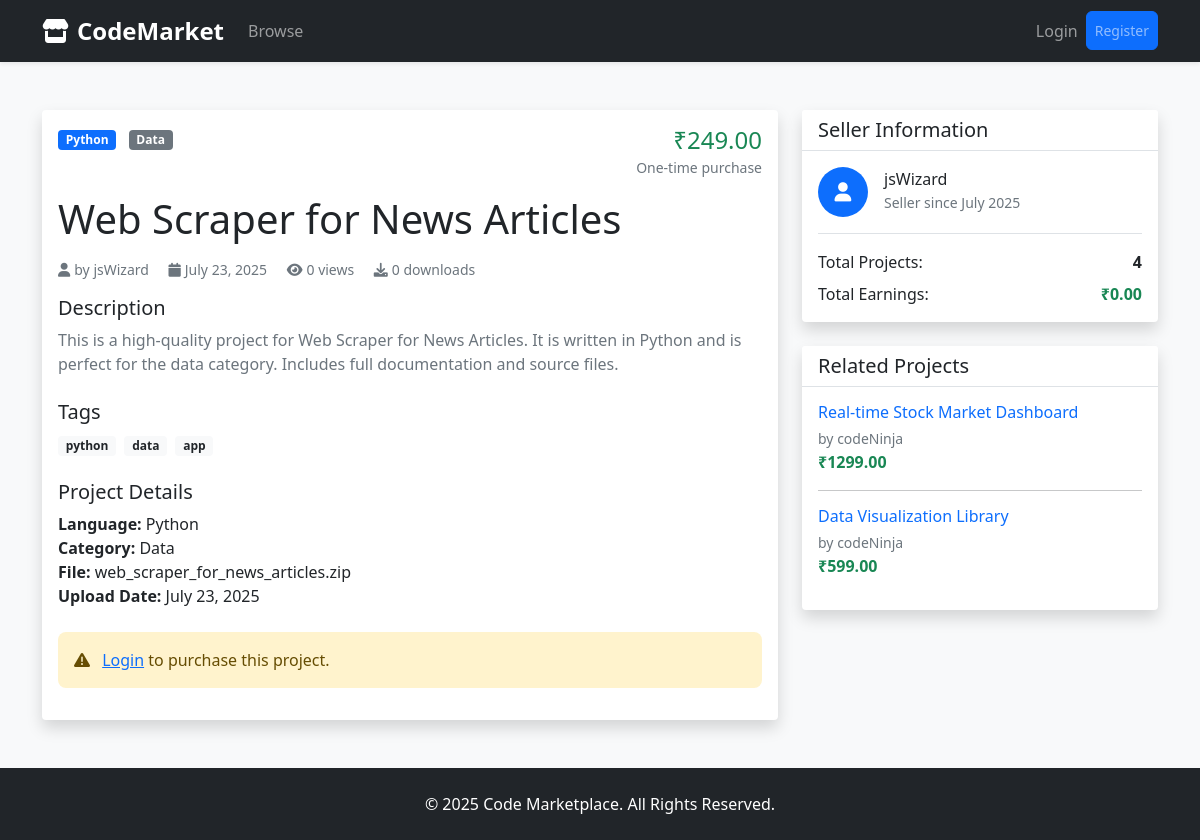
/project/14, run on the app's committed database.
### models.py (models this page shows, shortened)
class Project(db.Model):
    id = db.Column(db.Integer, primary_key=True)
    title = db.Column(db.String(200), nullable=False)
    description = db.Column(db.Text, nullable=False)
    price = db.Column(db.Float, nullable=False)
    language = db.Column(db.String(50), nullable=False)
    category = db.Column(db.String(50), nullable=False)
    tags = db.Column(db.String(500))
    filename = db.Column(db.String(255), nullable=False)
    file_path = db.Column(db.String(500), nullable=False)
    seller_id = db.Column(db.Integer, db.ForeignKey('user.id'), nullable=False)
    created_at = db.Column(db.DateTime, default=datetime.utcnow)
    views = db.Column(db.Integer, default=0)
    is_featured = db.Column(db.Boolean, default=False)
    purchases = db.relationship('Purchase', backref='project', lazy=True)
    reviews = db.relationship('Review', backref='project', lazy=True)
    wishlist_items = db.relationship('Wishlist', backref='project', lazy=True)
    def get_total_earnings(self):
        return sum(purchase.amount for purchase in self.purchases if purchase.status == 'completed')
    def get_download_count(self):
        return len([p for p in self.purchases if p.status == 'completed'])
    def get_tags_list(self):
        return [tag.strip() for tag in self.tags.split(',') if tag.strip()] if self.tags else []
    def get_average_rating(self):
        if not self.reviews:
            return 0
        return round(sum(review.rating for review in self.reviews) / len(self.reviews), 1)

class User(UserMixin, db.Model):
    id = db.Column(db.Integer, primary_key=True)
    username = db.Column(db.String(64), unique=True, nullable=False)
    email = db.Column(db.String(120), unique=True, nullable=False)
    password_hash = db.Column(db.String(256))
    is_seller = db.Column(db.Boolean, default=False)
    created_at = db.Column(db.DateTime, default=datetime.utcnow)
    projects = db.relationship('Project', backref='seller', lazy=True)
    purchases = db.relationship('Purchase', backref='buyer', lazy=True)
    reviews = db.relationship('Review', backref='reviewer', lazy=True)
    wishlist_items = db.relationship('Wishlist', backref='user', lazy=True)
    def get_earnings(self):
        total = 0
        for project in self.projects:
            total += project.get_total_earnings()
        return total

### routes.py (the view, shortened to what this page needs)
@app.route('/project/<int:id>')
def product_detail(id):
    project = Project.query.get_or_404(id)
    project.views += 1
    db.session.commit()
    has_purchased = False
    can_review = False
    user_review = None
    is_wishlisted = False
    related_projects = Project.query.filter(Project.category == project.category, Project.id != project.id).limit(
        4).all()
    reviews = Review.query.filter_by(project_id=project.id).order_by(Review.created_at.desc()).all()
    form = FlaskForm()
    review_form = ReviewForm()
    return render_template('product_detail.html', project=project,
                           has_purchased=has_purchased, related_projects=related_projects,
                           can_review=can_review, user_review=user_review,
                           is_wishlisted=is_wishlisted, reviews=reviews,
                           review_form=review_form, form=form)

### templates/product_detail.html (shortened to what this page needs)
{% extends "base.html" %}
{% block content %}
<div class="container py-5">
    <div class="row">
        <div class="col-lg-8">
            <div class="card shadow">
                <div class="card-body">
                    <div class="d-flex justify-content-between align-items-start mb-3">
                        <div>
                            <span class="badge bg-primary me-2">{{ project.language.title() }}</span>
                            <span class="badge bg-secondary">{{ project.category.title() }}</span>
                        </div>
                        <div class="text-end">
                            <div class="h4 text-success mb-0">₹{{ "%.2f"|format(project.price) }}</div>
                            <small class="text-muted">One-time purchase</small>
                        </div>
                    </div>
                    <h1 class="mb-3">{{ project.title }}</h1>
                    <div class="mb-3">
                        <div class="d-flex justify-content-between align-items-center">
                            <small class="text-muted">
                                <i class="fas fa-user me-1"></i>by {{ project.seller.username }}
                                <i class="fas fa-calendar ms-3 me-1"></i>{{ project.created_at.strftime('%B %d, %Y') }}
                                <i class="fas fa-eye ms-3 me-1"></i>{{ project.views }} views
                                <i class="fas fa-download ms-3 me-1"></i>{{ project.get_download_count() }} downloads
                            </small>
                        </div>
                    </div>
                    {% set avg_rating = project.get_average_rating() %}
                    <div class="mb-4">
                        <h5>Description</h5>
                        <p class="text-muted">{{ project.description }}</p>
                    </div>
                    {% if project.get_tags_list() %}
                    <div class="mb-4">
                        <h5>Tags</h5>
                        {% for tag in project.get_tags_list() %}
                        <span class="badge bg-light text-dark me-1">{{ tag }}</span>
                        {% endfor %}
                    </div>
                    {% endif %}
                    <div class="mb-4">
                        <h5>Project Details</h5>
                        <ul class="list-unstyled">
                            <li><strong>Language:</strong> {{ project.language.title() }}</li>
                            <li><strong>Category:</strong> {{ project.category.title() }}</li>
                            <li><strong>File:</strong> {{ project.filename }}</li>
                            <li><strong>Upload Date:</strong> {{ project.created_at.strftime('%B %d, %Y') }}</li>
                        </ul>
                    </div>
                    {% if current_user.is_authenticated %}
                        {% if project.seller_id == current_user.id %}
                        <div class="alert alert-info">
                            <i class="fas fa-info-circle me-2"></i>This is your project. You can manage it from your seller dashboard.
                        </div>
                        {% elif has_purchased %}
                        <div class="alert alert-success">
                            <i class="fas fa-check-circle me-2"></i>You have already purchased this project.
                            <a href="{{ url_for('download_project', project_id=project.id) }}" class="btn btn-success ms-2">
                                <i class="fas fa-download me-1"></i>Download
                            </a>
                        </div>
                        {% else %}
                        <div class="d-grid">
                            <form action="{{ url_for('buy_project', project_id=project.id) }}" method="POST">
                                {{ form.csrf_token }}
                                <button type="submit" class="btn btn-primary btn-lg w-100">
                                    <i class="fas fa-shopping-cart me-2"></i>Buy Now - ₹{{ "%.2f"|format(project.price) }}
                                </button>
                            </form>
                        </div>
                        {% endif %}
                    {% else %}
                    <div class="alert alert-warning">
                        <i class="fas fa-exclamation-triangle me-2"></i>
                        <a href="{{ url_for('login') }}">Login</a> to purchase this project.
                    </div>
                    {% endif %}
                </div>
            </div>
        </div>
        <div class="col-lg-4">
            <div class="card shadow">
                <div class="card-header">
                    <h5 class="mb-0">Seller Information</h5>
                </div>
                <div class="card-body">
                    <div class="d-flex align-items-center mb-3">
                        <div class="avatar-circle me-3">
                            <i class="fas fa-user"></i>
                        </div>
                        <div>
                            <h6 class="mb-0">{{ project.seller.username }}</h6>
                            <small class="text-muted">Seller since {{ project.seller.created_at.strftime('%B %Y') }}</small>
                        </div>
                    </div>
                    <div class="seller-stats">
                        <div class="d-flex justify-content-between mb-2">
                            <span>Total Projects:</span>
                            <span class="fw-bold">{{ project.seller.projects|length }}</span>
                        </div>
                        <div class="d-flex justify-content-between">
                            <span>Total Earnings:</span>
                            <span class="fw-bold text-success">₹{{ "%.2f"|format(project.seller.get_earnings()) }}</span>
                        </div>
                    </div>
                </div>
            </div>
            {% if related_projects %}
            <div class="card shadow mt-4">
                <div class="card-header">
                    <h5 class="mb-0">Related Projects</h5>
                </div>
                <div class="card-body">
                    {% for related in related_projects %}
                    <div class="d-flex mb-3">
                        <div class="flex-grow-1">
                            <h6 class="mb-1">
                                <a href="{{ url_for('product_detail', id=related.id) }}" class="text-decoration-none">
                                    {{ related.title }}
                                </a>
                            </h6>
                            <small class="text-muted">by {{ related.seller.username }}</small>
                            <div class="text-success fw-bold">₹{{ "%.2f"|format(related.price) }}</div>
                        </div>
                    </div>
                    {% if not loop.last %}<hr>{% endif %}
                    {% endfor %}
                </div>
            </div>
            {% endif %}
        </div>
    </div>
</div>
{% endblock %}

### static/css/style.css (style rules this page uses)
:root { --primary-color: #0d6efd; --secondary-color: #6c757d; --success-color: #198754; --info-color: #0dcaf0; --warning-color: #ffc107; --danger-color: #dc3545; --dark-color: #212529; --light-color: #f8f9fa; }
body { font-family: 'Segoe UI', Tahoma, Geneva, Verdana, sans-serif; background-color: #f8f9fa; }
.card { border: none; transition: transform 0.2s ease-in-out, box-shadow 0.2s ease-in-out; }
.avatar-circle { width: 50px; height: 50px; border-radius: 50%; background-color: var(--primary-color); display: flex; align-items: center; justify-content: center; color: white; font-size: 1.2rem; }
.seller-stats { border-top: 1px solid #dee2e6; padding-top: 1rem; }
.badge { font-size: 0.75rem; }
.alert { border: none; border-radius: 8px; }
.card-header { background-color: white; border-bottom: 1px solid #dee2e6; font-weight: 600; }
.text-success { color: var(--success-color) !important; }
.bg-primary { background-color: var(--primary-color) !important; }

### data on the page
Project: language "Python", category "Data", price "249.00", title "Web Scraper for News Articles", created_at "July 23, 2025", views "0", description "This is a high-quality project for Web Scraper for News Articles. It is written in Python and is perfect for the data category. Includes full documentation and source files.", filename "web_scraper_for_news_articles.zip"
User: seller.username "jsWizard", seller.created_at "July 2025"
Project: title "Real-time Stock Market Dashboard", seller.username "codeNinja", price "1299.00"
Project: title "Data Visualization Library", seller.username "codeNinja", price "599.00"

### other printed values
{{ project.get_download_count() }} "0"
{{ tag }} "python" "data" "app"
{{ project.seller.projects|length }} "4"
{{ "%.2f"|format(project.seller.get_earnings()) }} "0.00"
